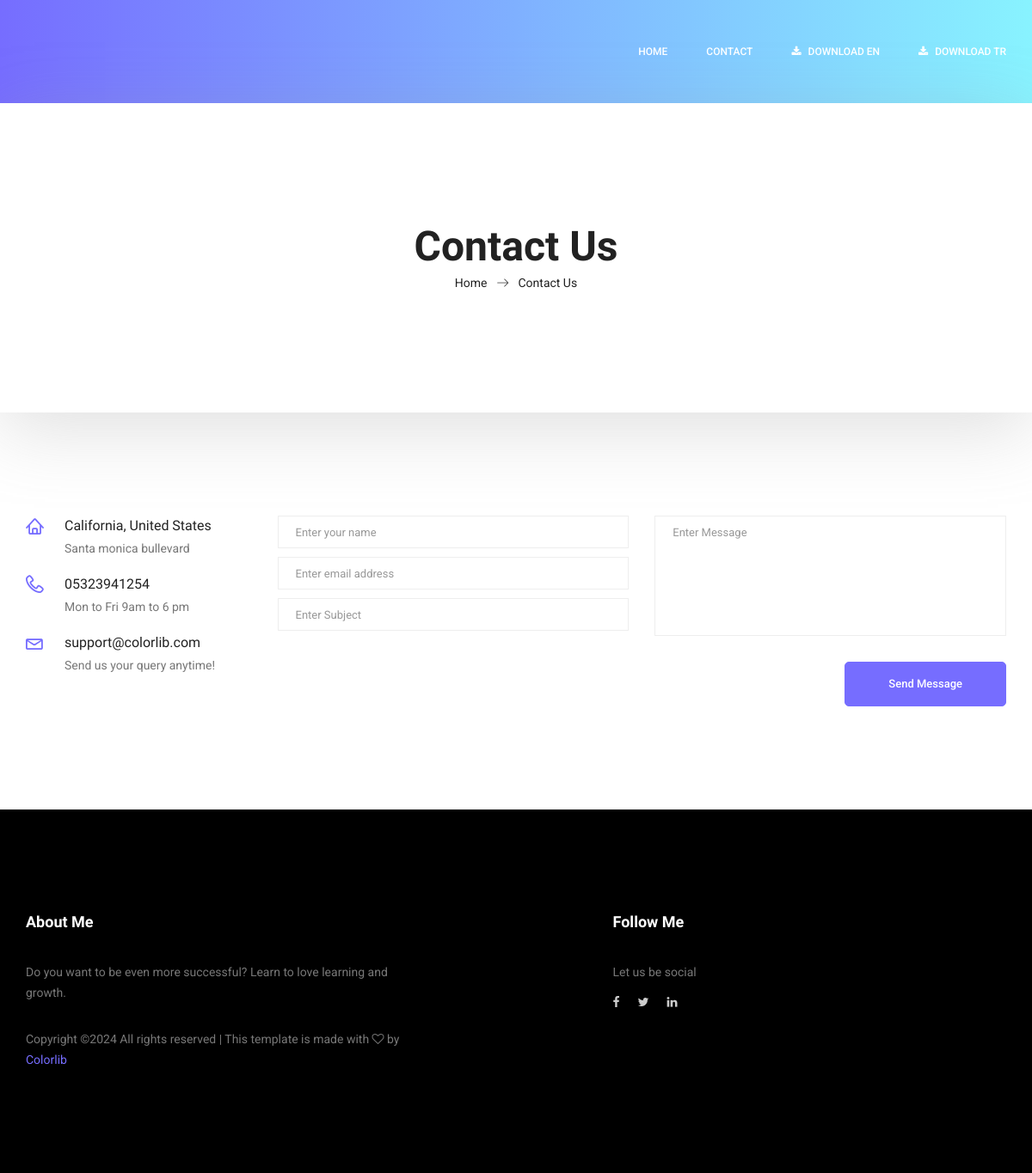
Screenshot of /contact/contact with the database file from the repository.
### myCv/models.py (models this page shows, shortened)
class AbstractModel(models.Model):
    updated_date = models.DateTimeField(
        blank=True,
        auto_now=True,
        verbose_name="Updated Date"
    )
    created_date = models.DateTimeField(
        blank=True,
        auto_now_add=True,
        verbose_name="Created Date"
    )
    class Meta:
        abstract = True

class Document(AbstractModel):
    order = models.IntegerField(
        default=0,
        verbose_name="Order",
    )
    slug = models.SlugField(
        default='',
        max_length=254,
        blank=True,
        verbose_name="Slug",
        help_text="",
    )
    button_text = models.CharField(
        default='',
        max_length=254,
        blank=True,
        verbose_name="Button Text",
        help_text='',
    )
    file = models.FileField(
        default='',
        verbose_name="File",
        blank=True,
        upload_to='documents/',
    )
    class Meta:
        verbose_name = 'Document',
        verbose_name_plural = ' Documents '
        ordering = ('order',)

class GeneralSetting(AbstractModel):
    name = models.CharField(
        default='',
        max_length=254,
        blank=True,
        verbose_name="Name",
        help_text='This is variable of the setting.',
    )
    description = models.CharField(
        default='',
        max_length=254,
        blank=True,
        verbose_name="Description",
        help_text=''
    )
    parameters = models.CharField(
        default='',
        max_length=254,
        blank=True,
        verbose_name="Parameters",
        help_text='',
    )
    class Meta:
        verbose_name = 'General Setting'
        verbose_name_plural = 'General Settings'
        ordering = ('name',)

class SocialMedia(AbstractModel):
    order = models.IntegerField(
        default=0,
        verbose_name="Order",
    )
    link = models.URLField(
        default='',
        max_length=254,
        blank=True,
        verbose_name="Link",
    )
    icon = models.CharField(
        default='',
        max_length=254,
        blank=True,
        verbose_name="Icon",
    )
    class Meta:
        verbose_name = 'Social Media',
        verbose_name_plural = ' Social Media '
        ordering = ('order',)

### contact/views.py (the view)
# urls.py: path('contact', contact, name='contact'),
def contact(request):
    return render(request, 'contact.html')

### templates/contact.html (shortened to what this page needs)
{% extends 'layout.html' %}
{% load static %}
{% block banner_area %}
    <section class="banner_area">
        <div class="box_1620">
            <div class="banner_inner d-flex align-items-center">
                <div class="container">
                    <div class="banner_content text-center">
                        <h2>Contact Us</h2>
                        <div class="page_link">
                            <a href="{% url 'index' %}">Home</a>
                            <a href="{% url 'contact' %}">Contact Us</a>
                        </div>
                    </div>
                </div>
            </div>
        </div>
    </section>
{% endblock %}
{% block content %}
    <section class="contact_area p_120">
        <div class="container">
            <div class="row">
                <div class="col-lg-3">
                    <div class="contact_info">
                        <div class="info_item">
                            <i class="lnr lnr-home"></i>
                            <h6>California, United States</h6>
                            <p>Santa monica bullevard</p>
                        </div>
                        <div class="info_item">
                            <i class="lnr lnr-phone-handset"></i>
                            <h6><a href="#">05323941254</a></h6>
                            <p>Mon to Fri 9am to 6 pm</p>
                        </div>
                        <div class="info_item">
                            <i class="lnr lnr-envelope"></i>
                            <h6><a href="#">support@colorlib.com</a></h6>
                            <p>Send us your query anytime!</p>
                        </div>
                    </div>
                </div>
                <div class="col-lg-9">
                    <form class="row contact_form" action="{% url 'contact_form' %}" method="post" id="contactForm"
                          novalidate="novalidate">
                        <div class="col-md-6">
                            <div class="form-group">
                                <input type="text" class="form-control" id="name" name="name"
                                       placeholder="Enter your name">
                            </div>
                            <div class="form-group">
                                <input type="email" class="form-control" id="email" name="email"
                                       placeholder="Enter email address">
                            </div>
                            <div class="form-group">
                                <input type="text" class="form-control" id="subject" name="subject"
                                       placeholder="Enter Subject">
                            </div>
                        </div>
                        <div class="col-md-6">
                            <div class="form-group">
                                <textarea class="form-control" name="message" id="message" rows="1"
                                          placeholder="Enter Message"></textarea>
                            </div>
                        </div>
                        <div class="col-md-12 text-right">
                            <button type="submit" value="submit" class="btn submit_btn">Send Message</button>
                        </div>
                    </form>
                </div>
            </div>
        </div>
    </section>
{% endblock %}

### templates/includes/navbar.html (shortened to what this page needs)
{% load static %}
        <header class="header_area">
            <div class="main_menu">
            	<nav class="navbar navbar-expand-lg navbar-light">
					<div class="container box_1620">
						<div class="collapse navbar-collapse offset" id="navbarSupportedContent">
							<ul class="nav navbar-nav menu_nav ml-auto">
								<li class="nav-item active"><a class="nav-link" href="{% url 'index' %}">Home</a></li>
								<li class="nav-item"><a class="nav-link" href="{% url 'contact' %}">Contact</a></li>
                                {% for document in documents %}
    								<li class="nav-item"><a class="nav-link" href="{{ document.doc.url }}" target="_blank"><i class="fa fa-download" style="margin-right: 5px"></i> {{ document.button_text }}</a></li>
                                {% endfor %}
							</ul>
						</div>
					</div>
            	</nav>
            </div>
        </header>

### templates/includes/footer.html (shortened to what this page needs)
 <footer class="footer_area p_120">
        	<div class="container">
        		<div class="row footer_inner">
        			<div class="col-lg-5 col-sm-6">
        				<aside class="f_widget ab_widget">
        					<div class="f_title">
        						<h3>About Me</h3>
        					</div>
        					<p>{{ about_myself_footer }}</p>
        					<p>
Copyright &copy;<script>document.write(new Date().getFullYear());</script> All rights reserved | This template is made with <i class="fa fa-heart-o" aria-hidden="true"></i> by <a href="https://colorlib.com" target="_blank">Colorlib</a>
</p>
        				</aside>
        			</div>
        			<div class="col-lg-2">
                        </div>
                    <div class="col-lg-4">
        				<aside class="f_widget social_widget">
        					<div class="f_title">
        						<h3>Follow Me</h3>
        					</div>
        					<p>Let us be social</p>
        					<ul class="list">
                                {% for social in social_media %}
                                <li><a href ="{{ social.link }}" target="_blank">{{ social.icon|safe }}</a></li>
                                 {% endfor %}
        					</ul>
        				</aside>
        			</div>
        		</div>
        	</div>
        </footer>

### static/css/responsive.css (style rules this page uses)
@media (max-width:1619px) { .banner_area .box_1620 { border-radius: 0px; } }

### rows the page displays
Document: button_text "DOWNLOAD EN"
Document: button_text "DOWNLOAD TR"
GeneralSetting: parameters "Do you want to be even more successful? Learn to love learning and growth."
